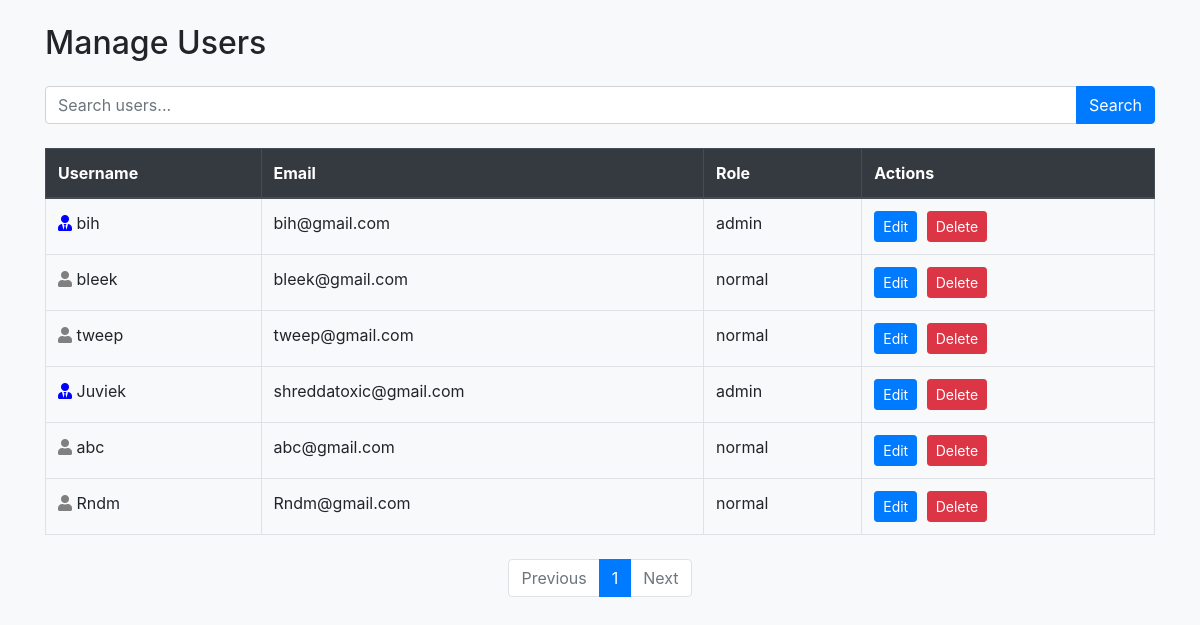
The app's page /manage_users (signed in) with its own data.
### myapp/app_models.py (models this page shows, shortened)
class User(db.Model, UserMixin):
    id = db.Column(db.Integer, primary_key=True)
    username = db.Column(db.String(80), unique=True, nullable=False)
    email = db.Column(db.String(120), unique=True, nullable=False)
    password = db.Column(db.String(120), nullable=False)
    role = db.Column(db.String(20), nullable=False, default='normal')  # 'normal', 'admin', or 'technical'
    litter_hotspots = db.relationship('LitterHotspot', backref='user', lazy=True)
    bin_statuses = db.relationship('BinStatus', backref='user', lazy=True)  # To associate bin statuses with users

### myapp/routes.py (the view)
@bp.route("/manage_users", methods=["GET", "POST"])
@login_required
@admin_required
def manage_users():
    page = request.args.get('page', 1, type=int)
    search_query = request.args.get('search', '', type=str)
    query = User.query
    if search_query:
        query = query.filter(
            (User.username.ilike(f"%{search_query}%")) |
            (User.email.ilike(f"%{search_query}%"))
        )
    csrf_form = FlaskForm()
    users = query.paginate(page=page, per_page=10)
    return render_template("manage_users.html", users=users, search_query=search_query, csrf_form=csrf_form)

### myapp/app_factory.py (called while the page is built)
def create_app():
    app = Flask(__name__, template_folder='../templates', static_folder='../static')
    app.config.from_object('config.Config')  # Load configuration from config file
    app.config['UPLOAD_FOLDER'] = UPLOAD_FOLDER
    db.init_app(app)
    migrate.init_app(app, db)
    login_manager.init_app(app)
    csrf.init_app(app)  # Initialize CSRF protection
    from myapp.routes import bp as main_routes
    app.register_blueprint(main_routes)
    from myapp.app_models import User  # Import models after db initialization
    @login_manager.user_loader
    def load_user(user_id):
        return User.query.get(int(user_id))
    login_manager.login_view = 'main.login'
    return app

### myapp/routes.py (called while the page is built)
def admin_required(f):
    @wraps(f)
    def decorated_function(*args, **kwargs):
        if not current_user.is_authenticated or current_user.role != 'admin':
            abort(403)  # Forbidden
        return f(*args, **kwargs)
    return decorated_function

### templates/manage_users.html (shortened to what this page needs)
<!DOCTYPE html>
<html lang="en">
<head>
    <link href="https://stackpath.bootstrapcdn.com/bootstrap/4.5.2/css/bootstrap.min.css" rel="stylesheet">
    <link rel="stylesheet" href="https://cdnjs.cloudflare.com/ajax/libs/font-awesome/5.15.3/css/all.min.css">
</head>
<body class="bg-light">
    <div class="container py-4">
        <h2 class="mb-4">Manage Users</h2>
        <form method="GET" action="{{ url_for('main.manage_users') }}" class="mb-4">
            <div class="input-group">
                <input type="text" name="search" placeholder="Search users..." value="{{ search_query }}" class="form-control">
                <div class="input-group-append">
                    <button type="submit" class="btn btn-primary">Search</button>
                </div>
            </div>
        </form>
        <table class="table table-bordered table-hover">
            <thead class="thead-dark">
                <tr>
                    <th>Username</th>
                    <th>Email</th>
                    <th>Role</th>
                    <th>Actions</th>
                </tr>
            </thead>
            <tbody>
                {% for user in users.items %}
                <tr>
                    <td>
                        {% if user.role == 'admin' %}
                            <i class="fas fa-user-tie" style="color: blue;"></i>
                        {% else %}
                            <i class="fas fa-user" style="color: grey;"></i>
                        {% endif %}
                        {{ user.username }}
                    </td>
                    <td>{{ user.email }}</td>
                    <td>{{ user.role }}</td>
                    <td>
                        <a href="{{ url_for('main.edit_user', user_id=user.id) }}" class="btn btn-sm btn-primary btn-action">Edit</a>
                        <form action="{{ url_for('main.delete_user', user_id=user.id) }}" method="POST" style="display:inline;">
                            <button type="submit" class="btn btn-sm btn-danger btn-action">Delete</button>
                        </form>
                    </td>
                </tr>
                {% endfor %}
            </tbody>
        </table>
        <nav aria-label="User pagination" class="mt-4">
            <ul class="pagination justify-content-center">
                {% if users.has_prev %}
                    <li class="page-item">
                        <a class="page-link" href="{{ url_for('main.manage_users', page=users.prev_num, search=search_query) }}">Previous</a>
                    </li>
                {% else %}
                    <li class="page-item disabled">
                        <a class="page-link" href="#" tabindex="-1" aria-disabled="true">Previous</a>
                    </li>
                {% endif %}
                {% for page_num in users.iter_pages() %}
                    {% if page_num %}
                        {% if page_num == users.page %}
                            <li class="page-item active" aria-current="page">
                                <a class="page-link" href="#">{{ page_num }}</a>
                            </li>
                        {% else %}
                            <li class="page-item">
                                <a class="page-link" href="{{ url_for('main.manage_users', page=page_num, search=search_query) }}">{{ page_num }}</a>
                            </li>
                        {% endif %}
                    {% else %}
                        <li class="page-item disabled">
                            <a class="page-link" href="#">...</a>
                        </li>
                    {% endif %}
                {% endfor %}
                {% if users.has_next %}
                    <li class="page-item">
                        <a class="page-link" href="{{ url_for('main.manage_users', page=users.next_num, search=search_query) }}">Next</a>
                    </li>
                {% else %}
                    <li class="page-item disabled">
                        <a class="page-link" href="#" tabindex="-1" aria-disabled="true">Next</a>
                    </li>
                {% endif %}
            </ul>
        </nav>
    </div>
</body>
</html>

### templates/manage_users.html (style rules this page uses)
.btn-action { margin-right: 5px; }

### records on screen
User: username "bih", email "bih@gmail.com", role "admin"
User: username "bleek", email "bleek@gmail.com", role "normal"
User: username "tweep", email "tweep@gmail.com", role "normal"
User: username "Juviek", email "shreddatoxic@gmail.com", role "admin"
User: username "abc", email "abc@gmail.com", role "normal"
User: username "Rndm", email "Rndm@gmail.com", role "normal"

### other values on screen
{{ page_num }} "1"
